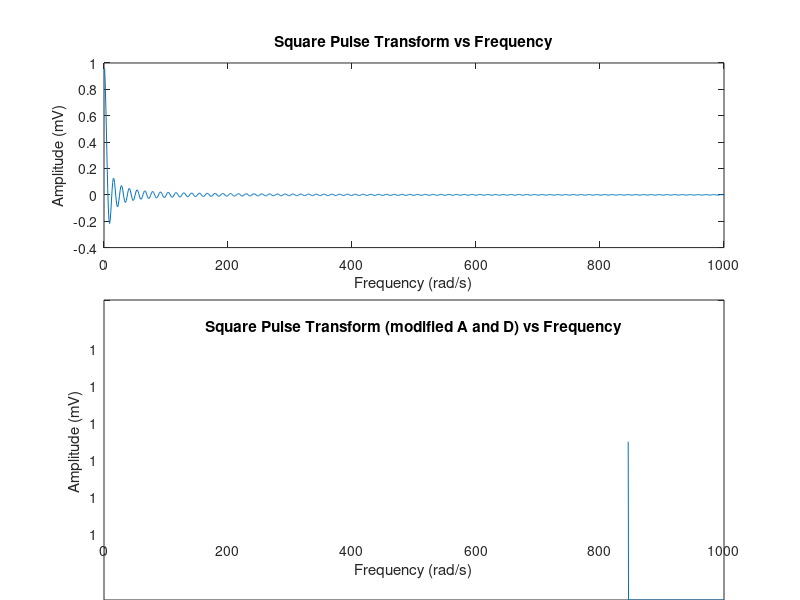

Source code (MATLAB):
% Signal vs Frequency
A=1;
D=1;
A2=1000000;
D2=.000001;
ang_freq = 1:1000;
max_time = 10;
sampling_rate = 100;
bin_size = 1 / sampling_rate;
interval = bin_size:bin_size:max_time;
num_samples = length(interval);
range = num_samples / 2;
freq_range = (1:range) * sampling_rate / num_samples;

s1(ang_freq) = 2*A*sin(ang_freq*(D/2))./ang_freq; 
s2(ang_freq) = 2*A2*sin(ang_freq*(D2/2))./ang_freq; 


figure;
subplot(2,1,1)
plot(s1)
xlim([0 1000])
xlabel('Frequency (rad/s)') 
ylabel('Amplitude (mV)') 
title('Square Pulse Transform vs Frequency') 
subplot(2,1,2)
plot(s2)
xlim([0 1000])
xlabel('Frequency (rad/s)') 
ylabel('Amplitude (mV)') 
title('Square Pulse Transform (modified A and D) vs Frequency') 









% s3(ang_freq) = A*D*sin(pi); 
% s4(ang_freq) = A*D*sin(pi);

% figure;
% subplot(2,1,1)
% plot(s3)
% xlim([0 1000])
% xlabel('Frequency (rad/s)') 
% ylabel('Amplitude (mV)') 
% title('Alternate Square Pulse Transform vs Frequency') 
% subplot(2,1,2)
% plot(s4)
% xlim([0 1000])
% xlabel('Frequency (rad/s)') 
% ylabel('Amplitude (mV)') 
% title('Alternate Square Pulse Transform (modified A and D) vs Frequency') 
